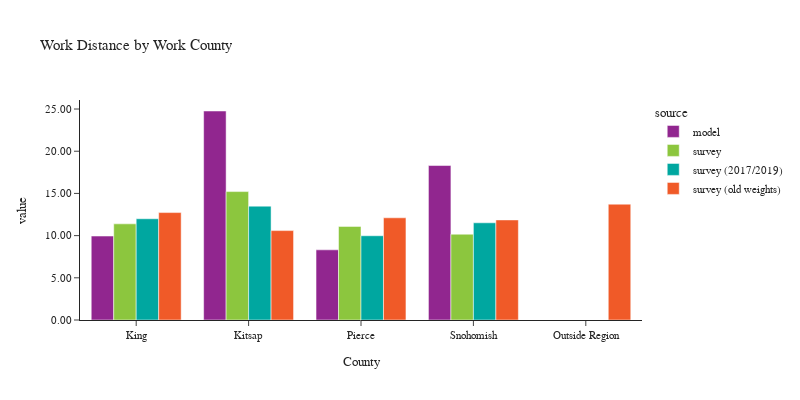

The cell this chart's notebook holds for it:
### Code cell
plot_work_location(df_workers, 'CountyName_work', 'Work County', 'County')

### Figure 1 — Plotly figure (JSON) as saved in the notebook; plotly's stock layout.template omitted (floating-point values rounded to 4 significant figures)
{"data": [{"alignmentgroup": "True", "customdata": [[855500], [7103], [294008], [43279]], "hovertemplate": "source=model<br>CountyName_work=%{x}<br>value=%{y}<br>sample count=%{customdata[0]}<extra></extra>", "legendgroup": "model", "marker": {"color": "#91268F", "pattern": {"shape": ""}}, "name": "model", "offsetgroup": "model", "orientation": "v", "showlegend": true, "textposition": "auto", "type": "bar", "x": ["King", "Kitsap", "Pierce", "Snohomish"], "xaxis": "x", "y": [9.946, 24.77, 8.314, 18.3], "yaxis": "y"}, {"alignmentgroup": "True", "customdata": [[2198], [112], [206], [307]], "hovertemplate": "source=survey<br>CountyName_work=%{x}<br>value=%{y}<br>sample count=%{customdata[0]}<extra></extra>", "legendgroup": "survey", "marker": {"color": "#8CC63E", "pattern": {"shape": ""}}, "name": "survey", "offsetgroup": "survey", "orientation": "v", "showlegend": true, "textposition": "auto", "type": "bar", "x": ["King", "Kitsap", "Pierce", "Snohomish"], "xaxis": "x", "y": [11.39, 15.22, 11.09, 10.17], "yaxis": "y"}, {"alignmentgroup": "True", "customdata": [[2095], [110], [193], [294]], "hovertemplate": "source=survey (2017/2019)<br>CountyName_work=%{x}<br>value=%{y}<br>sample count=%{customdata[0]}<extra></extra>", "legendgroup": "survey (2017/2019)", "marker": {"color": "#00A7A0", "pattern": {"shape": ""}}, "name": "survey (2017/2019)", "offsetgroup": "survey (2017/2019)", "orientation": "v", "showlegend": true, "textposition": "auto", "type": "bar", "x": ["King", "Kitsap", "Pierce", "Snohomish"], "xaxis": "x", "y": [12.0, 13.49, 9.983, 11.52], "yaxis": "y"}, {"alignmentgroup": "True", "customdata": [[4998], [160], [5], [374], [433]], "hovertemplate": "source=survey (old weights)<br>CountyName_work=%{x}<br>value=%{y}<br>sample count=%{customdata[0]}<extra></extra>", "legendgroup": "survey (old weights)", "marker": {"color": "#F05A28", "pattern": {"shape": ""}}, "name": "survey (old weights)", "offsetgroup": "survey (old weights)", "orientation": "v", "showlegend": true, "textposition": "auto", "type": "bar", "x": ["King", "Kitsap", "Outside Region", "Pierce", "Snohomish"], "xaxis": "x", "y": [12.73, 10.59, 13.73, 12.11, 11.86], "yaxis": "y"}], "layout": {"barmode": "group", "font": {"size": 11}, "height": 400, "legend": {"title": {"text": "source"}, "tracegroupgap": 0}, "title": {"text": "Work Distance by Work County"}, "width": 800, "xaxis": {"anchor": "y", "domain": [0.0, 1.0], "title": {"text": "County"}}, "yaxis": {"anchor": "x", "domain": [0.0, 1.0], "tickformat": ".2f", "title": {"text": "value"}}}}
